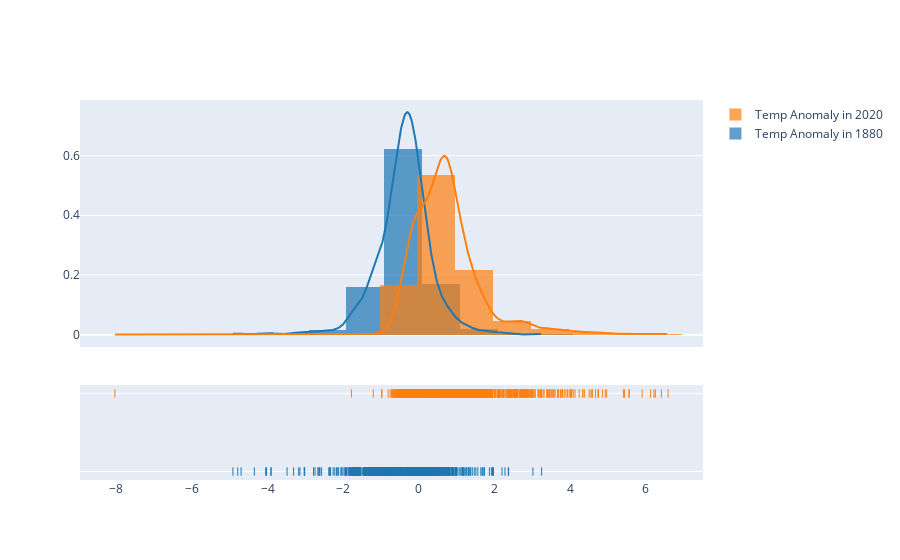

Here is the notebook cell this chart was saved with:
### Markdown cell above
### A comparison of data in 1880 and 2020

### Code cell
# The distribution of temperature anomaly in 1880 and 2020
import plotly.figure_factory as ff

data_1880_2020 = [df_1880_mean['anom'], df_2020_mean['anom']]
labels = ['Temp Anomaly in 1880', 'Temp Anomaly in 2020']
fig = ff.create_distplot(data_1880_2020, labels)
fig.show()

### Figure 1 — Plotly figure (JSON) as saved in the notebook; plotly's stock layout.template omitted (floating-point values rounded to 4 significant figures; data arrays with more than 128 entries replaced by an {"elided": "..."} marker saying what was removed)
{"data": [{"autobinx": false, "histnorm": "probability density", "legendgroup": "Temp Anomaly in 1880", "marker": {"color": "rgb(31, 119, 180)"}, "name": "Temp Anomaly in 1880", "opacity": 0.7, "type": "histogram", "x": {"elided": "1643 float values"}, "xaxis": "x", "xbins": {"end": 3.248, "size": 1, "start": -4.917}, "yaxis": "y"}, {"autobinx": false, "histnorm": "probability density", "legendgroup": "Temp Anomaly in 2020", "marker": {"color": "rgb(255, 127, 14)"}, "name": "Temp Anomaly in 2020", "opacity": 0.7, "type": "histogram", "x": {"elided": "2206 float values"}, "xaxis": "x", "xbins": {"end": 6.593, "size": 1, "start": -8.039}, "yaxis": "y"}, {"legendgroup": "Temp Anomaly in 1880", "marker": {"color": "rgb(31, 119, 180)"}, "mode": "lines", "name": "Temp Anomaly in 1880", "showlegend": false, "type": "scatter", "x": {"elided": "500 float values"}, "xaxis": "x", "y": {"elided": "500 float values"}, "yaxis": "y"}, {"legendgroup": "Temp Anomaly in 2020", "marker": {"color": "rgb(255, 127, 14)"}, "mode": "lines", "name": "Temp Anomaly in 2020", "showlegend": false, "type": "scatter", "x": {"elided": "500 float values"}, "xaxis": "x", "y": {"elided": "500 float values"}, "yaxis": "y"}, {"legendgroup": "Temp Anomaly in 1880", "marker": {"color": "rgb(31, 119, 180)", "symbol": "line-ns-open"}, "mode": "markers", "name": "Temp Anomaly in 1880", "showlegend": false, "type": "scatter", "x": {"elided": "1643 float values"}, "xaxis": "x", "y": {"elided": "1643 str values"}, "yaxis": "y2"}, {"legendgroup": "Temp Anomaly in 2020", "marker": {"color": "rgb(255, 127, 14)", "symbol": "line-ns-open"}, "mode": "markers", "name": "Temp Anomaly in 2020", "showlegend": false, "type": "scatter", "x": {"elided": "2206 float values"}, "xaxis": "x", "y": {"elided": "2206 str values"}, "yaxis": "y2"}], "layout": {"barmode": "overlay", "hovermode": "closest", "legend": {"traceorder": "reversed"}, "xaxis": {"anchor": "y2", "domain": [0, 1], "zeroline": false}, "yaxis": {"anchor": "free", "domain": [0.35, 1], "position": 0}, "yaxis2": {"anchor": "x", "domain": [0, 0.25], "dtick": 1, "showticklabels": false}}}
